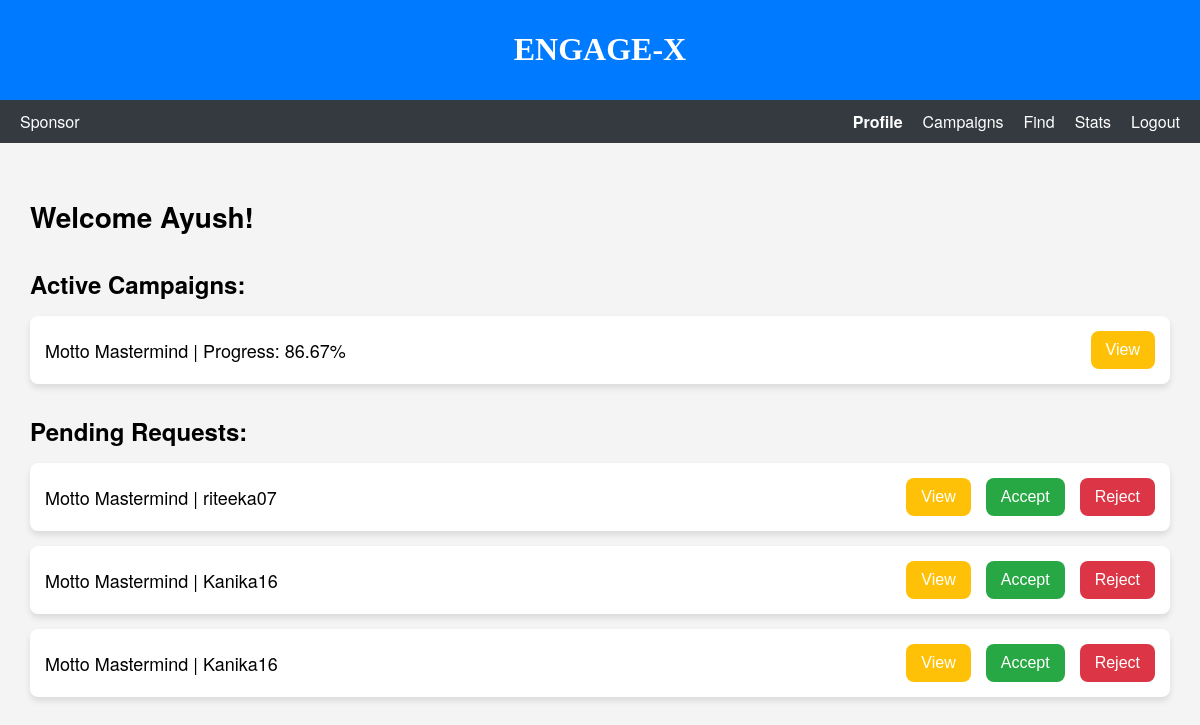
Before: /sdashboard (signed in) with the older database file.
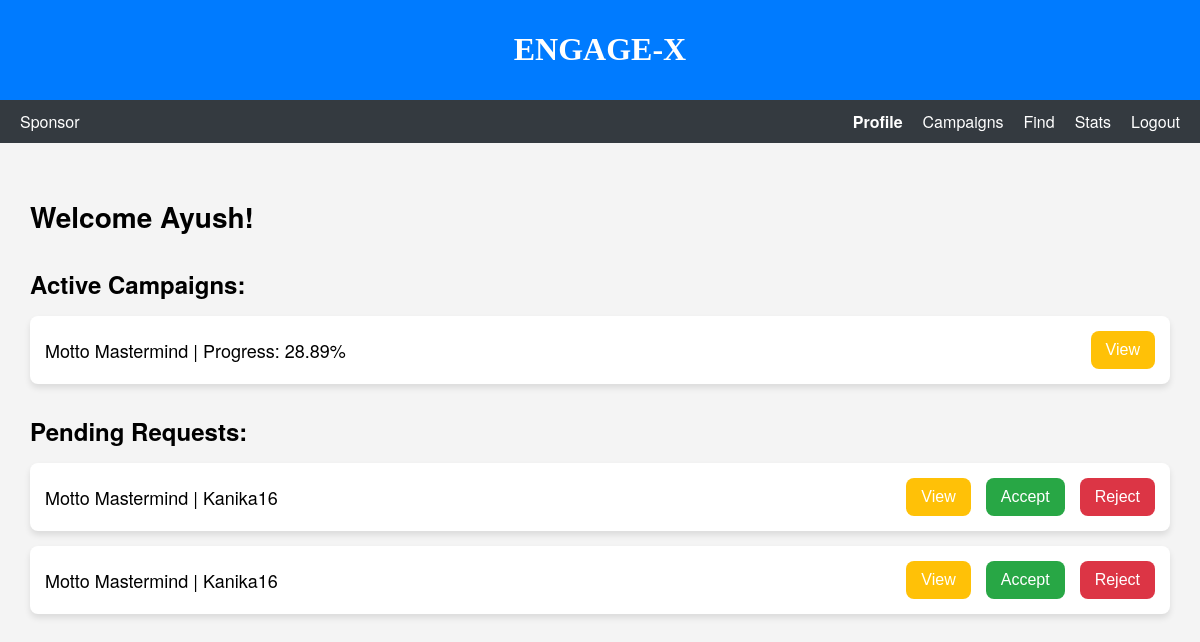
After: the same page with the newer database file.
### models.py (models this page shows, shortened)
class Campaign(db.Model):
    __tablename__ = "campaign"
    id = db.Column(db.Integer, primary_key=True, autoincrement=True)
    sponsor_id = db.Column(db.Integer, db.ForeignKey("user.id"), nullable=False)
    title = db.Column(db.String, nullable=False)
    description = db.Column(db.String, nullable=False)
    goals = db.Column(db.Text, nullable=False)
    start_date = db.Column(db.String, nullable=False)
    days = db.Column(db.Integer, nullable=False)
    funds = db.Column(db.Float, nullable=False)
    visibility = db.Column(db.String, nullable=False)  # public or private
    sponsor = db.relationship('User', back_populates='campaigns')
    ad_requests = db.relationship('AdRequest', back_populates='campaign')
    def get_end_date(self):
        start_date_obj = datetime.strptime(self.start_date, "%Y-%m-%d")
        end_date_obj = start_date_obj + timedelta(days=self.days)
        return end_date_obj.strftime("%Y-%m-%d")
    def get_progress(self):
        start_date_obj = datetime.strptime(self.start_date, "%Y-%m-%d")
        today = datetime.today()
        elapsed_days = (today - start_date_obj).days
        progress = "{:.2f}".format((elapsed_days / self.days) * 100)  # Format progress to 2 decimal places
        progress = min(max(float(progress), 0), 100)  # Ensure progress is between 0 and 100
        return progress

class User(db.Model):
    __tablename__ = "user"
    id = db.Column(db.Integer, primary_key=True, autoincrement=True)
    username = db.Column(db.String, nullable=False)
    email = db.Column(db.String, nullable=False)
    role = db.Column(db.String, nullable=False) # admin , sponsor or influencer
    password = db.Column(db.String, nullable=False)
    is_flagged = db.Column(db.Boolean, default=False, nullable=False)  # New attribute for flagging users
    profile = db.relationship('Profile', back_populates='user', uselist=False)
    campaigns = db.relationship('Campaign', back_populates='sponsor')
    ad_requests = db.relationship('AdRequest', back_populates='influencer')

### app.py (the view)
@app.route('/sdashboard', methods = ['GET', 'POST'])
def sdashboard():
    sponsor = Profile.query.filter(Profile.user_id == current_userID).first()
    name = sponsor.name
    today = datetime.today()
    dat = Campaign.query.filter(Campaign.sponsor_id == current_userID).all()
    for campaign in dat:
        campaign.end_date = campaign.get_end_date()
        campaign.progress = campaign.get_progress()
    active_campaigns = [campaign for campaign in dat if datetime.strptime(campaign.start_date, "%Y-%m-%d")
                        <= today <= datetime.strptime(campaign.end_date, "%Y-%m-%d")]
    ad_requests = AdRequest.query.join(Campaign).filter(
        Campaign.sponsor_id == current_userID,
        AdRequest.initiator == 'influencer',
        AdRequest.status == 'Pending').all()
    requests_data = []
    for request in ad_requests:
        influencer = User.query.filter(User.id == request.influencer_id).first()
        requests_data.append({
            'campaign_title': request.campaign.title,
            'influencer_username': influencer.username,
            'request_id': request.id
        })
    today_date = today.strftime("%Y-%m-%d")
    return rt('sdashboard.html',
              name =name,
              campaigns = active_campaigns,
              requests = requests_data,
              today_date = today_date,
              userID = current_userID)

### templates/sdashboard.html (shortened to what this page needs)
<!DOCTYPE html>
<html lang="en">
<head>
    <link rel="stylesheet" href="/static/css/sdashboard.css">
</head>
<body>
    <header>
        <h1>ENGAGE-X</h1>
    </header>
    <nav class="navbar">
        <div class="navbar-left">
            <span>Sponsor</span>
        </div>
        <div class="navbar-right">
            <a href="#" class="active" id="profile-link">Profile</a>
            <a href="{{ url_for('scampaigns') }}" id="campaigns-link">Campaigns</a>
            <a href="{{ url_for('find_sponsor') }}" id="find-link">Find</a>
            <a href="#">Stats</a>
            <a href="{{ url_for('logout') }}">Logout</a>
        </div>
    </nav>
    <main>
        <div class="dashboard-container">
            <h2>Welcome {{ name }}!</h2>
            <section class="active-campaigns">
                <h3>Active Campaigns:</h3>
                {% if campaigns %}
                    {% for campaign in campaigns %}
                    <div class="campaign">
                        <span>{{ campaign.title }} | Progress: {{ campaign.progress }}%</span>
                        <button class="view-btn">View</button>
                    </div>
                    {% endfor %}
                {% else %}
                    <div class="campaign">
                        <span>No active campaigns</span>
                    </div>
                {% endif %}
            </section>
            <section class="pending-requests">
                <h3>Pending Requests:</h3>
                {% if requests %}
                    {% for request in requests %}
                    <div class="request">
                        <span>{{ request.campaign_title }} | {{ request.influencer_username }}</span>
                        <button class="view-btn">View</button>
                        <form action="{{ url_for('update_request_status', request_id=request.request_id, source = 'sponsor') }}" method="POST">
                            <button class="accept-btn" type="submit">Accept</button>
                        </form>
                        <form action="{{ url_for('update_request_status', request_id=request.request_id, source = 'sponsor') }}" method="POST">
                            <button class="reject-btn" type="submit">Reject</button>
                        </form>
                    </div>
                    {% endfor %}
                {% else %}
                    <div class="request">
                        <span>No Pending requests!!</span>
                    </div>
                {% endif %}
            </section>
        </div>
    </main>
</body>
</html>

Changed rows visible on the page:
no longer on this page (row unchanged): User: influencer_username "riteeka07"
changed Campaign "Motto Mastermind": progress "86.67" → "28.89"
Other visible differences:
list line gone: "Motto Mastermind"
list line gone: "| View Accept Reject"
